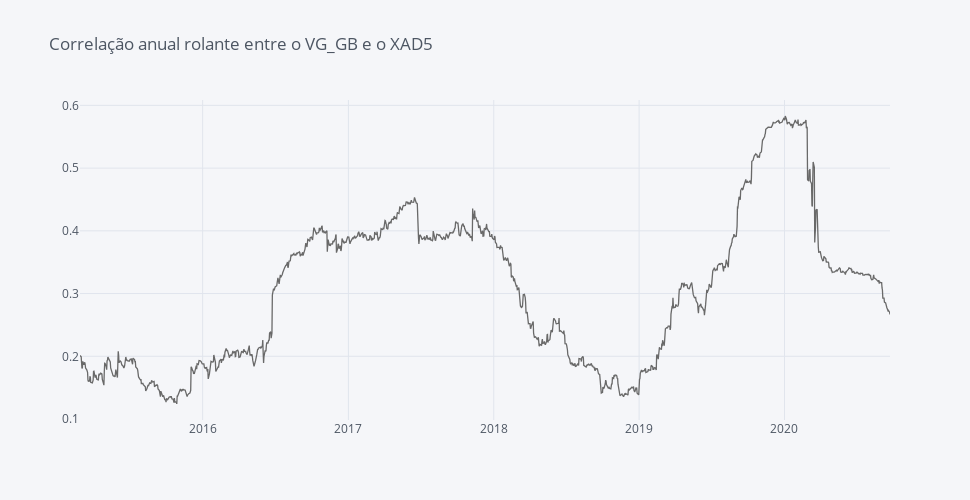

Here is the notebook cell this chart was saved with:
### Code cell
returns['VG_GB'].rolling("365D").corr(returns['XAD5'])[plus_1_year:].iplot(dimensions=pl.dimensions, color='dimgrey', title="Correlação anual rolante entre o VG_GB e o XAD5")

### Figure 1 — Plotly figure (JSON) as saved in the notebook; plotly's stock layout.template omitted (floating-point values rounded to 4 significant figures; data arrays with more than 128 entries replaced by an {"elided": "..."} marker saying what was removed)
{"data": [{"line": {"color": "rgba(105, 105, 105, 1.0)", "dash": "solid", "shape": "linear", "width": 1.3}, "mode": "lines", "name": "None", "text": "", "type": "scatter", "x": {"elided": "1457 str values"}, "y": {"elided": "1457 float values"}}], "layout": {"height": 500, "legend": {"bgcolor": "#F5F6F9", "font": {"color": "#4D5663"}}, "paper_bgcolor": "#F5F6F9", "plot_bgcolor": "#F5F6F9", "title": {"font": {"color": "#4D5663"}, "text": "Correlação anual rolante entre o VG_GB e o XAD5"}, "width": 970, "xaxis": {"autorange": true, "gridcolor": "#E1E5ED", "range": ["2015-02-27", "2020-09-22"], "showgrid": true, "tickfont": {"color": "#4D5663"}, "title": {"font": {"color": "#4D5663"}, "text": ""}, "type": "date", "zerolinecolor": "#E1E5ED"}, "yaxis": {"autorange": true, "gridcolor": "#E1E5ED", "range": [0.09848, 0.6085], "showgrid": true, "tickfont": {"color": "#4D5663"}, "title": {"font": {"color": "#4D5663"}, "text": ""}, "type": "linear", "zerolinecolor": "#E1E5ED"}}}
